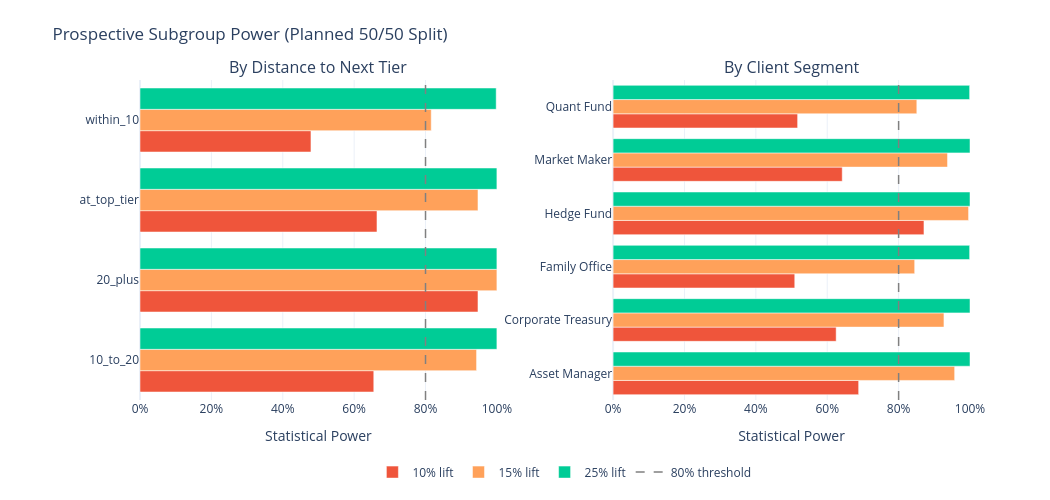

Source (notebook cell):
### Markdown cell above
### 1.6. Subgroup Power: Where We'll Be Blind

Before we run, we should know which subgroup results to trust and which will be underpowered noise.

The mistake junior DSs make: slice data into subgroups, run tests, and report "not significant" as "no effect." But if a subgroup has n=50, it can't detect anything below a 30% lift. "Not significant" just means "too little data."

This table shows — **prospectively** — which segment results will be trustworthy and which require caution when interpreting.

### Code cell
# Merge pre-period volume onto client demographics
client_vols = clients[['client_id', 'segment', 'distance_bucket']].copy()
client_vols['pre_volume'] = client_vols['client_id'].map(pre_volumes)

# Compute subgroup power prospectively (planned 50/50 split, no group assignments yet)
sub_rows = []
for col in ['distance_bucket', 'segment']:
    for subgroup, sub_df in client_vols.groupby(col):
        n_sub = len(sub_df)
        n_t_sub = n_sub // 2
        n_c_sub = n_sub - n_t_sub
        sub_std = sub_df['pre_volume'].std()
        sub_mean = sub_df['pre_volume'].mean()

        if n_t_sub < 5 or n_c_sub < 5:
            continue

        mde_info = minimum_detectable_effect(n_t_sub, n_c_sub, sub_std)
        mde_pct = mde_info['mde_absolute'] / sub_mean * 100 if sub_mean > 0 else np.nan

        power_10 = power_at_effect_size(sub_mean * 0.10, n_t_sub, n_c_sub, sub_std)
        power_15 = power_at_effect_size(sub_mean * 0.15, n_t_sub, n_c_sub, sub_std)
        power_25 = power_at_effect_size(sub_mean * 0.25, n_t_sub, n_c_sub, sub_std)

        sub_rows.append({
            'cut': col, 'subgroup': subgroup, 'n_total': n_sub,
            'mde_pct': round(mde_pct, 2),
            'power_at_10pct_lift': round(power_10, 3),
            'power_at_15pct_lift': round(power_15, 3),
            'power_at_25pct_lift': round(power_25, 3),
            'adequately_powered': 'Yes' if mde_pct < 20 else 'No'
        })

all_subs = pd.DataFrame(sub_rows)

# Split by cut — one subplot each keeps bars readable
dist_df = all_subs[all_subs['cut'] == 'distance_bucket']
seg_df  = all_subs[all_subs['cut'] == 'segment']

LIFT_SERIES = [
    ('power_at_10pct_lift', '10% lift', '#EF553B'),
    ('power_at_15pct_lift', '15% lift', '#FFA15A'),
    ('power_at_25pct_lift', '25% lift', '#00CC96'),
]

fig = make_subplots(
    rows=1, cols=2,
    subplot_titles=['By Distance to Next Tier', 'By Client Segment'],
    horizontal_spacing=0.14,
)

for df_sub, col_idx in [(dist_df, 1), (seg_df, 2)]:
    for lift_col, lift_label, color in LIFT_SERIES:
        fig.add_trace(
            go.Bar(
                y=df_sub['subgroup'],
                x=df_sub[lift_col],
                name=lift_label,
                orientation='h',
                marker_color=color,
                showlegend=(col_idx == 1),
                hovertemplate='%{y}<br>Power: %{x:.1%}<extra>' + lift_label + '</extra>',
            ),
            row=1, col=col_idx,
        )

# 80% threshold line on each subplot
for col_idx in [1, 2]:
    fig.add_vline(x=0.80, line_dash='dash', line_color='grey', line_width=1.5,
                  row=1, col=col_idx)

# Dummy trace so threshold appears in legend
fig.add_trace(go.Scatter(
    x=[None], y=[None], mode='lines',
    line=dict(dash='dash', color='grey', width=1.5),
    name='80% threshold', showlegend=True,
))

fig.update_xaxes(range=[0, 1.0], tickformat='.0%', title_text='Statistical Power')
fig.update_layout(
    title='Prospective Subgroup Power (Planned 50/50 Split)',
    template='plotly_white',
    barmode='group',
    width=1050, height=500,
    legend=dict(orientation='h', x=0.28, y=-0.18),
    margin=dict(t=80, b=100, l=140),
)
fig.show()

# Print the MDE table
for cut_name in ['distance_bucket', 'segment']:
    cut_df = all_subs[all_subs['cut'] == cut_name]
    print(f'\n=== {cut_name.replace("_", " ").title()} Power ===')
    print(cut_df[['subgroup', 'n_total', 'mde_pct', 'power_at_10pct_lift',
                   'power_at_15pct_lift', 'power_at_25pct_lift', 'adequately_powered']].to_string(index=False))

# Warnings
underpowered = all_subs[all_subs['adequately_powered'] == 'No']
if len(underpowered) > 0:
    print('\n⚠ UNDERPOWERED SUBGROUPS — treat results with caution:')
    for _, row in underpowered.iterrows():
        print(f"  {row['subgroup']}: MDE = {row['mde_pct']:.0f}% (n={row['n_total']})")
else:
    print('\n→ All subgroups are adequately powered (MDE < 20%). Proceeding.')

### Figure 1 — Plotly figure (JSON) as saved in the notebook; plotly's stock layout.template omitted (floating-point values rounded to 4 significant figures)
{"data": [{"hovertemplate": "%{y}<br>Power: %{x:.1%}<extra>10% lift</extra>", "marker": {"color": "#EF553B"}, "name": "10% lift", "orientation": "h", "showlegend": true, "type": "bar", "x": [0.655, 0.947, 0.664, 0.479], "xaxis": "x", "y": ["10_to_20", "20_plus", "at_top_tier", "within_10"], "yaxis": "y"}, {"hovertemplate": "%{y}<br>Power: %{x:.1%}<extra>15% lift</extra>", "marker": {"color": "#FFA15A"}, "name": "15% lift", "orientation": "h", "showlegend": true, "type": "bar", "x": [0.943, 1.0, 0.947, 0.816], "xaxis": "x", "y": ["10_to_20", "20_plus", "at_top_tier", "within_10"], "yaxis": "y"}, {"hovertemplate": "%{y}<br>Power: %{x:.1%}<extra>25% lift</extra>", "marker": {"color": "#00CC96"}, "name": "25% lift", "orientation": "h", "showlegend": true, "type": "bar", "x": [1.0, 1.0, 1.0, 0.998], "xaxis": "x", "y": ["10_to_20", "20_plus", "at_top_tier", "within_10"], "yaxis": "y"}, {"hovertemplate": "%{y}<br>Power: %{x:.1%}<extra>10% lift</extra>", "marker": {"color": "#EF553B"}, "name": "10% lift", "orientation": "h", "showlegend": false, "type": "bar", "x": [0.688, 0.625, 0.509, 0.871, 0.642, 0.517], "xaxis": "x2", "y": ["Asset Manager", "Corporate Treasury", "Family Office", "Hedge Fund", "Market Maker", "Quant Fund"], "yaxis": "y2"}, {"hovertemplate": "%{y}<br>Power: %{x:.1%}<extra>15% lift</extra>", "marker": {"color": "#FFA15A"}, "name": "15% lift", "orientation": "h", "showlegend": false, "type": "bar", "x": [0.957, 0.927, 0.845, 0.996, 0.937, 0.851], "xaxis": "x2", "y": ["Asset Manager", "Corporate Treasury", "Family Office", "Hedge Fund", "Market Maker", "Quant Fund"], "yaxis": "y2"}, {"hovertemplate": "%{y}<br>Power: %{x:.1%}<extra>25% lift</extra>", "marker": {"color": "#00CC96"}, "name": "25% lift", "orientation": "h", "showlegend": false, "type": "bar", "x": [1.0, 1.0, 0.999, 1.0, 1.0, 0.999], "xaxis": "x2", "y": ["Asset Manager", "Corporate Treasury", "Family Office", "Hedge Fund", "Market Maker", "Quant Fund"], "yaxis": "y2"}, {"line": {"color": "grey", "dash": "dash", "width": 1.5}, "mode": "lines", "name": "80% threshold", "showlegend": true, "type": "scatter", "x": [null], "y": [null]}], "layout": {"annotations": [{"font": {"size": 16}, "showarrow": false, "text": "By Distance to Next Tier", "x": 0.215, "xanchor": "center", "xref": "paper", "y": 1, "yanchor": "bottom", "yref": "paper"}, {"font": {"size": 16}, "showarrow": false, "text": "By Client Segment", "x": 0.785, "xanchor": "center", "xref": "paper", "y": 1, "yanchor": "bottom", "yref": "paper"}], "barmode": "group", "height": 500, "legend": {"orientation": "h", "x": 0.28, "y": -0.18}, "margin": {"b": 100, "l": 140, "t": 80}, "shapes": [{"line": {"color": "grey", "dash": "dash", "width": 1.5}, "type": "line", "x0": 0.8, "x1": 0.8, "xref": "x", "y0": 0, "y1": 1, "yref": "y domain"}, {"line": {"color": "grey", "dash": "dash", "width": 1.5}, "type": "line", "x0": 0.8, "x1": 0.8, "xref": "x2", "y0": 0, "y1": 1, "yref": "y2 domain"}], "title": {"text": "Prospective Subgroup Power (Planned 50/50 Split)"}, "width": 1050, "xaxis": {"anchor": "y", "domain": [0, 0.43], "range": [0, 1], "tickformat": ".0%", "title": {"text": "Statistical Power"}}, "xaxis2": {"anchor": "y2", "domain": [0.57, 1], "range": [0, 1], "tickformat": ".0%", "title": {"text": "Statistical Power"}}, "yaxis": {"anchor": "x", "domain": [0, 1]}, "yaxis2": {"anchor": "x2", "domain": [0, 1]}}}
